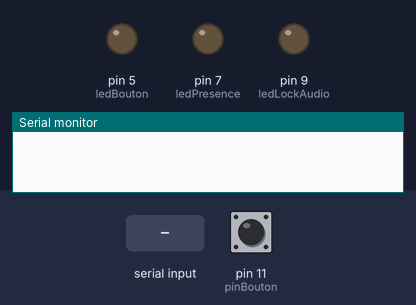
The sketch below on a simulated Arduino Uno, built with avr-gcc and run on an emulated ATmega328P. Shown: output pins drawn as LEDs (lit = HIGH), the last lines printed to the serial monitor. Dashed ring = blinking. The test bench sets the inputs (shaded band); at power-on: pin 11 (pinBouton) HIGH.

Above: at 1.2 s.
1.3 s: pin 11 (pinBouton) pulled LOW for 3.2 s
At 2.1 s:
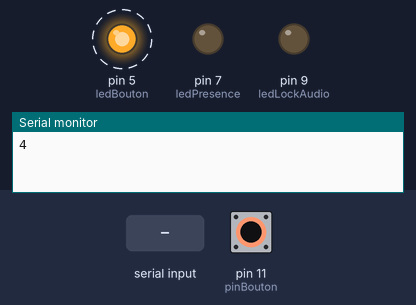
6.0 s: "2\n" received over Serial
At 7.1 s:
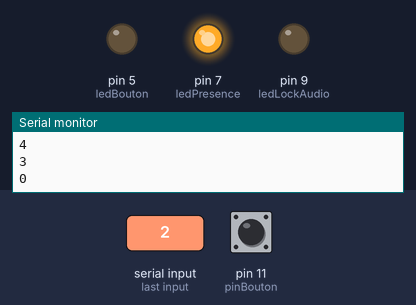
7.5 s: pin 11 (pinBouton) pulled LOW for 0.15 s
At 8.3 s:
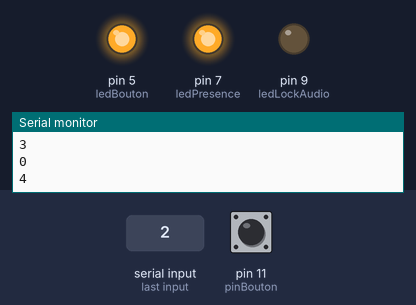
9.1 s: pin 11 (pinBouton) pulled LOW for 1 s
At 9.5 s:
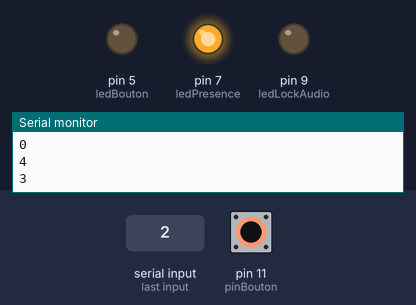
11.6 s: "1\n" received over Serial
At 12.7 s:
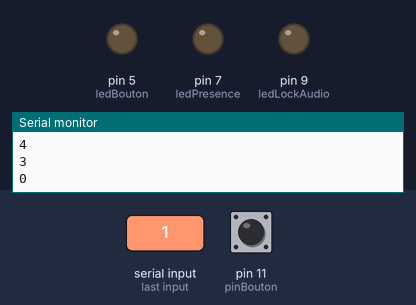
Timing chart, 0 to 14.1 s (numbered marks = the images above; inputs shaded):
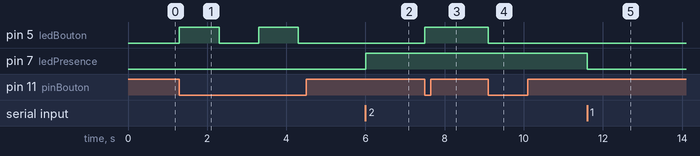

The sketch:

FReveilArduino.ino
```cpp
int byte_read = 0; ///< The current byte
int recieved_integer = 0; ///< The current recieved integer
boolean recu = false;

int ledBouton = 5;
int  ledPresence = 7;
int ledLockAudio = 9;
int pinBouton=11;
boolean stateLedBouton = false;
int stateBouton = 0;

void setup() {
  Serial.begin(9600);
  pinMode(ledBouton,OUTPUT);
  pinMode(ledPresence,OUTPUT);
  pinMode(ledLockAudio,OUTPUT);
  pinMode(pinBouton,INPUT_PULLUP);
}

boolean is_a_number(int n)
{
  return n >= 48 && n <= 57;
}

int ascii2int(int n, int byte_read)
{
  return n*10 + (byte_read - 48);
}

void loop() {
  recieved_integer = 0;
  recu = false;
  while ( Serial.available() ) {
    byte_read = Serial.read();
    if ( is_a_number(byte_read) ) {
          recieved_integer = ascii2int(recieved_integer, byte_read);
    }
  }

  if (recieved_integer == 0){
     recu = false;
  }
  else {
     recu = true;
     if ( recieved_integer == 1){
         digitalWrite(ledPresence, LOW);
     }
     else if ( recieved_integer == 2){
         digitalWrite(ledPresence, HIGH);
     }
     else if ( recieved_integer == 3){
         digitalWrite(ledBouton, LOW);
         stateLedBouton = false;
     }
     else if ( recieved_integer == 4){
         digitalWrite(ledBouton, HIGH);
         stateLedBouton = true;
     }
     else if ( recieved_integer == 5){
         digitalWrite(ledLockAudio, LOW);
     }
     else if ( recieved_integer == 6){
         digitalWrite(ledLockAudio, HIGH);
     }
  }

  boolean etatBouton = ! digitalRead(pinBouton); // A cause du mode pullup le bouton est appuyé quand ça vaut false
  boolean reponse = false;

  if (etatBouton){
      //Serial.println("appui");

      if (stateBouton == 0){
        stateLedBouton = ! stateLedBouton;

        if (stateLedBouton){
            Serial.println("4");
            digitalWrite(ledBouton, HIGH);
            stateBouton = stateBouton + 1;
            reponse = true;
        }
        else{
            Serial.println("3");
            digitalWrite(ledBouton, LOW);
            stateBouton = stateBouton + 1;
            reponse = true;
        }
      }
      delay(50);

  }
  if (!(etatBouton || reponse) && recu){
      Serial.println("0");
  }
  else{
    delay(50);
  }


  if (stateBouton == 10){
    stateBouton = 0;
  }
  else if  (stateBouton != 0){
    stateBouton = stateBouton + 1;
  }
  //delay(50);
}
```

Measured:
- after the input at 1.3 s, pin 5 (ledBouton): alternates HIGH for 1.0 s and LOW for 1.0 s, starting at once
- after the input at 6.0 s, pin 7 (ledPresence): LOW → HIGH at once
- after the input at 7.5 s, pin 5 (ledBouton): LOW → HIGH at once
- after the input at 9.1 s, pin 5 (ledBouton): HIGH → LOW at once
- after the input at 11.6 s, pin 7 (ledPresence): HIGH → LOW at once
